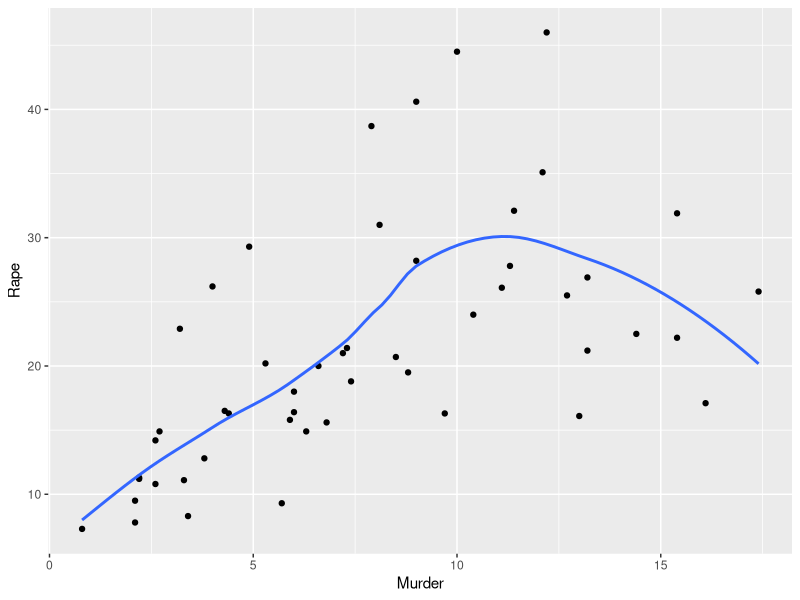
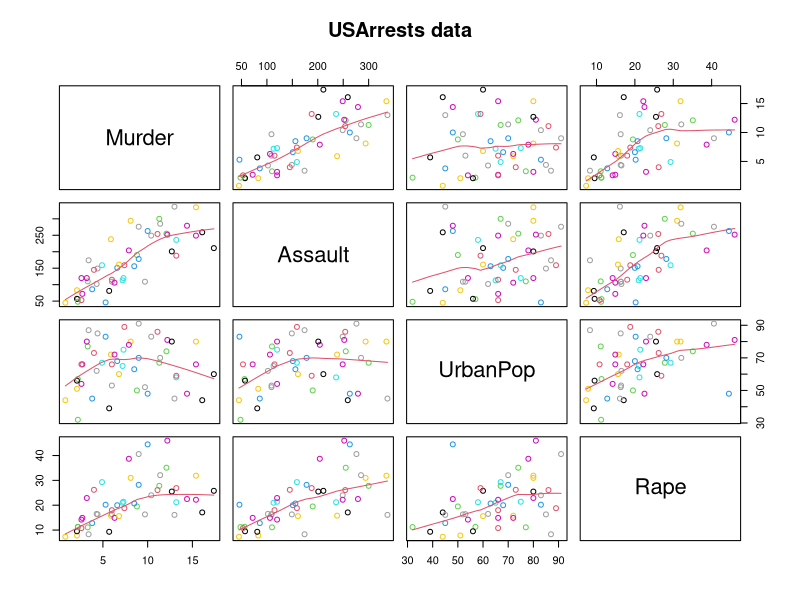
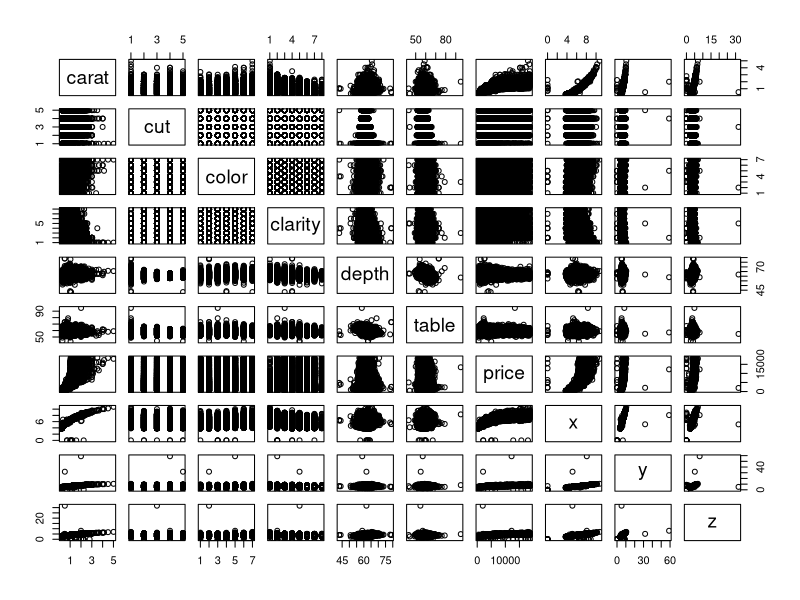
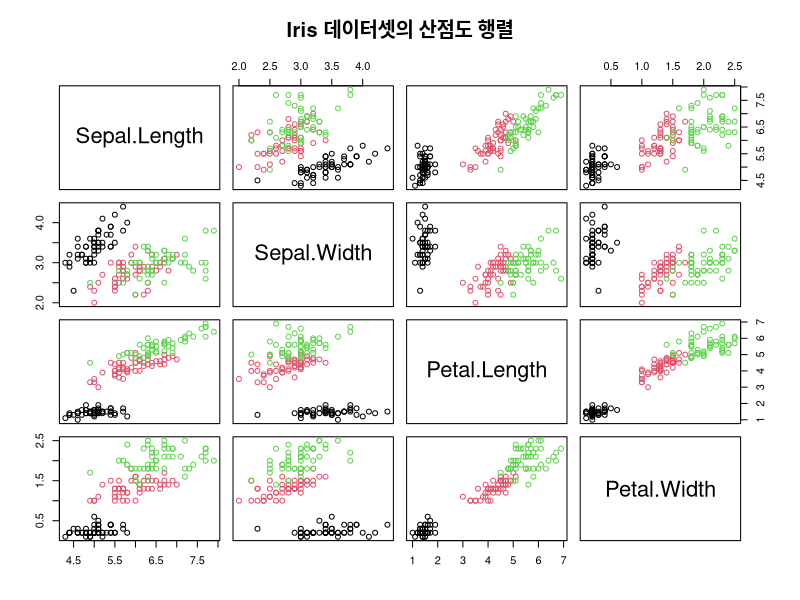
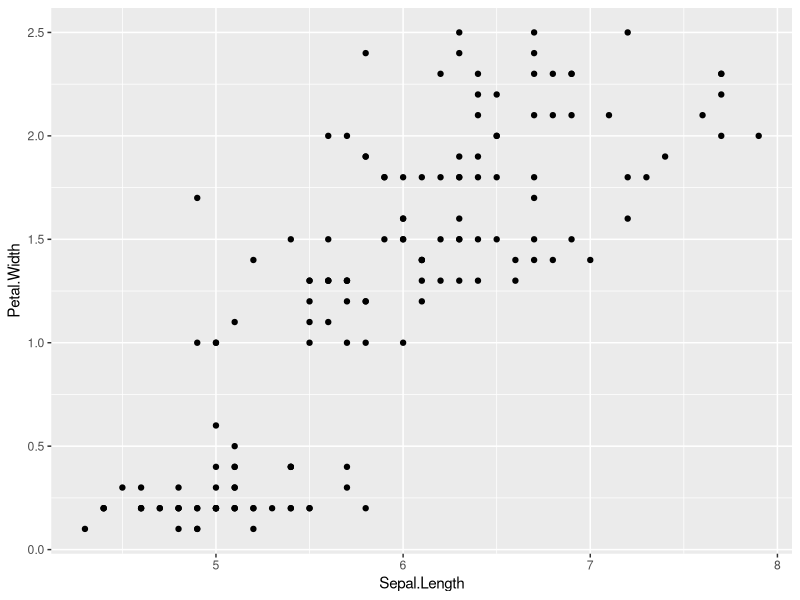
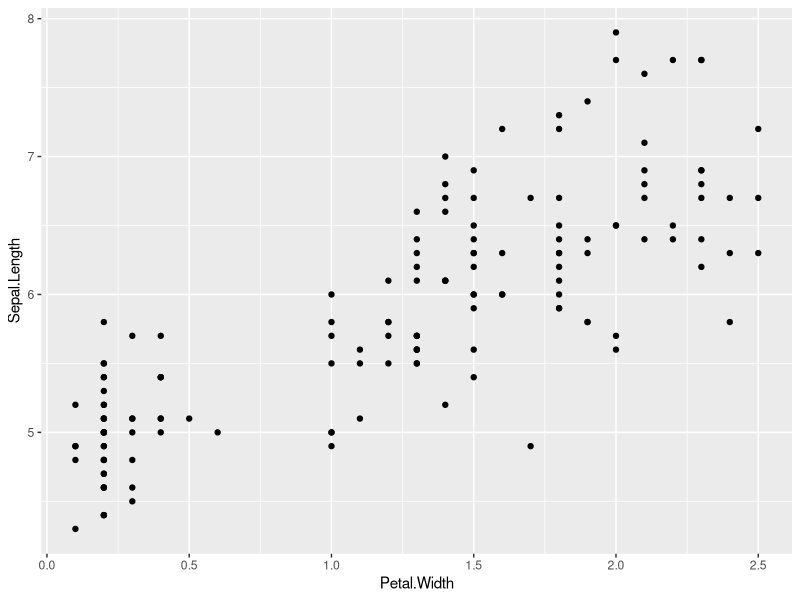
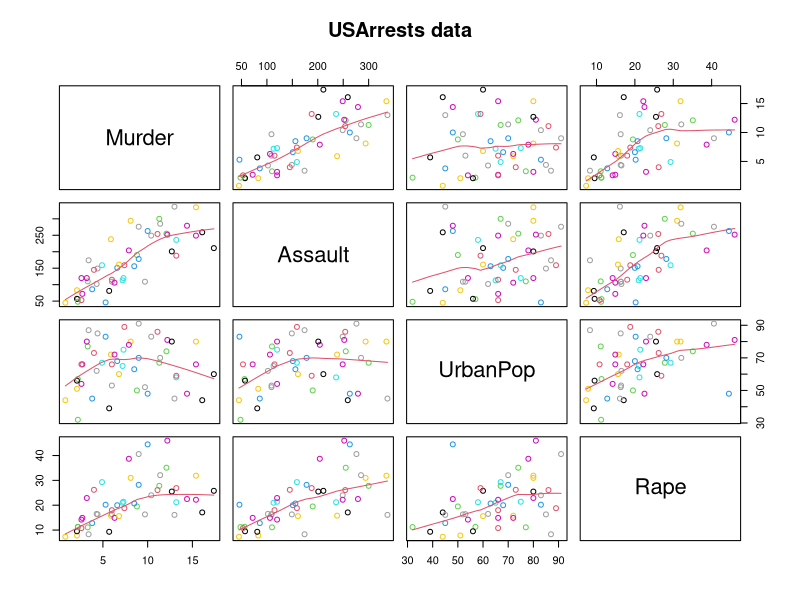
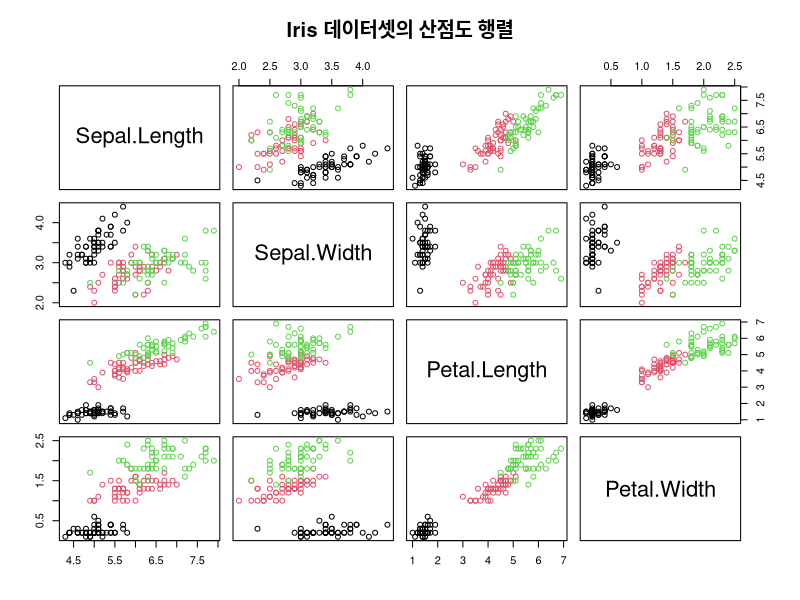

These figures' R source, in order:
#23-1127 mon

#
library(tidyverse)

#
USArrests |> head()

ggplot(data = USArrests, 
       aes(x = Murder, 
           y = Rape)) +
  geom_point() + 
  geom_smooth(se = F)

#pairs
pairs(USArrests, 
      #panel = panel.smooth, 
      #panel = points,
      panel = panel.smooth,
      main = "USArrests data", 
      col = USArrests$Rape)

#
diamonds |> 
  #pairs(panel = panel.smooth)
  pairs()
  

# ----
USArrests
# 내장 데이터셋 iris 사용
data(iris)

# 산점도 행렬 생성
pairs(iris[, 1:4], 
      main = "Iris 데이터셋의 산점도 행렬", 
      col = iris$Species)
iris[,1:4]



iris[,1:4] |> 
  ggplot(aes(x = Sepal.Length, 
             y = Petal.Width)) +
  geom_point()

iris[,1:4] |> 
  ggplot(aes(x = Petal.Width, 
             y = Sepal.Length)) +
  geom_point()

#pairs
pairs(USArrests, 
      #panel = panel.smooth, 
      #panel = points,
      panel = panel.smooth,
      main = "USArrests data", 
      col = USArrests$Rape)

#
USArrests
# 내장 데이터셋 iris 사용
data(iris)

# 산점도 행렬 생성
pairs(iris[, 1:4], 
      main = "Iris 데이터셋의 산점도 행렬", 
      col = iris$Species)
iris[,1:4]


